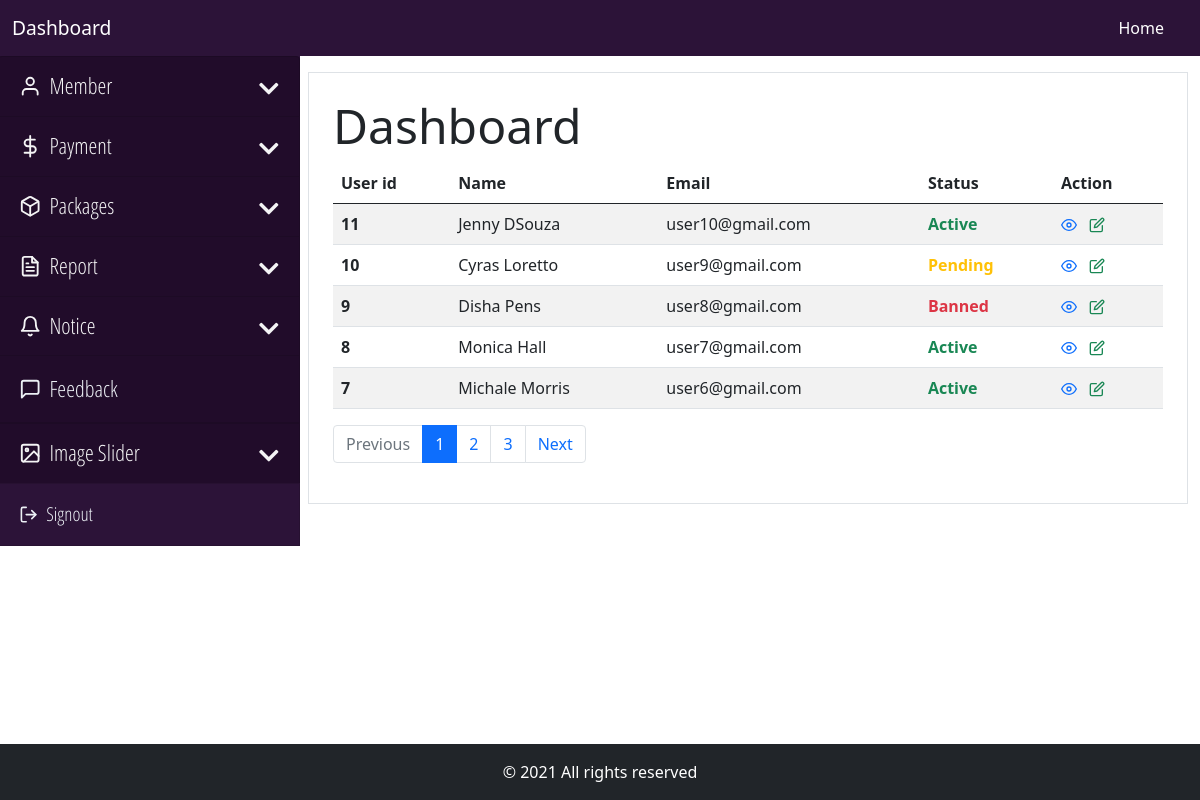
The page /backend/member/members.php (signed in) on the database its author committed.
### tables this page shows
CREATE TABLE `member` (
  `member_id` int(11) NOT NULL,
  `member_name` varchar(60) NOT NULL,
  `member_gender` enum('male','female','others') DEFAULT NULL,
  `member_dob` varchar(25) DEFAULT NULL,
  `member_address` varchar(255) DEFAULT NULL,
  `member_package` varchar(20) NOT NULL,
  `member_mobile` varchar(11) DEFAULT NULL,
  `member_photo` varchar(255) DEFAULT NULL,
  `member_status` enum('0','1','2') NOT NULL DEFAULT '0' COMMENT '0 = pending, 1 = Active, 2 = banned',
  `member_user_id` int(11) NOT NULL,
  `member_joined_at` timestamp NOT NULL DEFAULT current_timestamp()
);

### core/main.php (called while the page is built, shortened)
<?php
    class Main
    {
        private $host = "localhost";
        private $user = "root";
        private $pass ="";
        private $database = "gym_manager";
        private function dbConnect()
        {
            try
            {
                $this->conn = new PDO('mysql:host='.$this->host.';dbname='.$this->database, $this->user, $this->pass);
            }
            catch(PDOException $Exception)
            {
                $this->errmsg = $Exception->getMessage();
            }
        }
    }
?>

### core/dashboard.php (called while the page is built, shortened)
<?php
    require_once "main.php";
    class Dashboard extends Main
    {
        private $perPage = 5;
        public function totalPage()
        {
            $this->sql = $this->conn->prepare('SELECT * FROM member INNER JOIN auth ON auth.auth_id=member.member_user_id');
            try
            {
                $this->sql->execute();
                $data = $this->sql->rowCount();
                $totalPageNo = ceil($data/$this->perPage);
                return $totalPageNo;
            }
            catch(PDOException $Exception)
            {
                $this->errmsg = $Exception->getMessage();
                $_SESSION['error'] = "Unexpected Error Occured. Please try again Later.<br> Error: ".$this->errmsg;
                return false;
            }
        }
        public function viewMembers($pageNum)
        {
            $offset = (int) ($pageNum-1) * $this->perPage;
            $this->sql = $this->conn->prepare("SELECT * FROM member LEFT JOIN auth ON member.member_user_id=auth.auth_id ORDER BY member.member_user_id DESC LIMIT $offset, $this->perPage");
            try
            {
                $this->sql->execute();
                if($this->sql->rowCount() > 0)
                {
                    $data = $this->sql->fetchAll();
                    return $data;
                }
                else
                {
                    return false;
                }
            }
            catch(PDOException $Exception)
            {
                $this->errmsg = $Exception->getMessage();
                $_SESSION['error'] = "Unexpected Error Occured. Please try again Later.<br> Error: ".$this->errmsg;
                return false;
            }
        }
    }
?>

### backend/member/members.php (the view, shortened to what this page needs)
<?php
    require_once "../../core/dashboard.php";
    require_once "../inc/be-header.php";
    if(isset( $_SESSION['role']) &&  $_SESSION['role'] == 'admin' )
    {
      require_once "../inc/be-nav-admin.php";
    }
    else
    {
      require_once "../inc/be-nav-user.php";
    }
    $page = 1;
?>
<div class="container-fluid overflow-hidden">
    <div class="row gx-2 mt-3">
    <?php
        if(isset( $_SESSION['role']) &&  $_SESSION['role'] == 'admin' )
        {
          require_once "../inc/be-sidenav-admin.php";
        }
        else
        {
          require_once "../inc/be-sidenav-user.php";
        }
      ?>
        <div class="col-md-9">
            <div class="border p-4">
                <h2 class="display-5">Dashboard</h2>
                <table class="table table-striped">
                    <thead>
                        <tr>
                            <th scope="col">User id</th>
                            <th scope="col">Name</th>
                            <th scope="col">Email</th>
                            <th scope="col">Status</th>
                            <th scope="col">Action</th>
                        </tr>
                    </thead>
                    <tbody>
                        <?php
                            $member = new Dashboard;
                            $result = $member->viewMembers($page);
                            $totalPage = $member->totalPage();
                            if($result != false)
                            {
                                foreach($result as $data)
                                {
                                    extract($data);
                                    if($member_status == 0)
                                    {
                                        $status = '<span class="text-warning"><strong>Pending</strong></span>';
                                    }
                                    else if($member_status == 1)
                                    {
                                        $status = '<span class="text-success"><strong>Active</strong></span>';
                                    }
                                    else
                                    {
                                        $status = '<span class="text-danger"><strong>Banned</strong></span>';
                                    }
                        ?>
                            <tr>
                                <th scope="row"><?=$member_id?></th>
                                <td><?=$member_name?></td>
                                <td><?=$auth_email?></td>
                                <td><?=$status?></td>
                                <td>
                                    <a href="view-member.php?id=<?=$member_user_id?>" class="text-primary me-2"> <span data-feather="eye"></span></a>
                                    <a href="update-member.php?id=<?=$member_user_id?>" class="text-success"> <span data-feather="edit"></span></a>
                                </td>
                            </tr>
                        <?php
                                }
                            }
                            else
                            {
                        ?>
                            <tr>
                                <td colspan="4">No Data Found</td>
                            </tr>
                        <?php
                            }
                        ?>
                    </tbody>
                </table>
                <nav aria-label="Page navigation">
                    <ul class="pagination">
                        <li class="page-item <?php if($page <= 1){ echo 'disabled'; }?>">
                            <a class="page-link" href="members.php?page=<?=$page-1?>">Previous</a>
                        </li>
                        <?php
                            for($i = 1; $i <= $totalPage; $i++)
                            {
                                ?>
                                <li class="page-item <?php if($i == $page){echo 'active';}?>">
                                    <a class="page-link" href="members.php?page=<?=$i?>"><?=$i?></a>
                                </li>
                                <?php
                            }
                        ?>
                        <li class="page-item <?php if($page >= $totalPage){ echo 'disabled'; } ?>">
                            <a class="page-link" href="members.php?page=<?=$page+1?>">Next</a>
                        </li>
                    </ul>
                </nav>
            </div>
        </div>
    </div>
</div>
<?php
    require_once "../inc/be-footer.php";
?>

### rows shown on the page
member: member_id "11", member_name "Jenny DSouza", member_user.auth_email "user10@gmail.com", member_status "Active"
member: member_id "10", member_name "Cyras Loretto", member_user.auth_email "user9@gmail.com", member_status "Pending"
member: member_id "9", member_name "Disha Pens", member_user.auth_email "user8@gmail.com", member_status "Banned"
member: member_id "8", member_name "Monica Hall", member_user.auth_email "user7@gmail.com", member_status "Active"
member: member_id "7", member_name "Michale Morris", member_user.auth_email "user6@gmail.com", member_status "Active"
